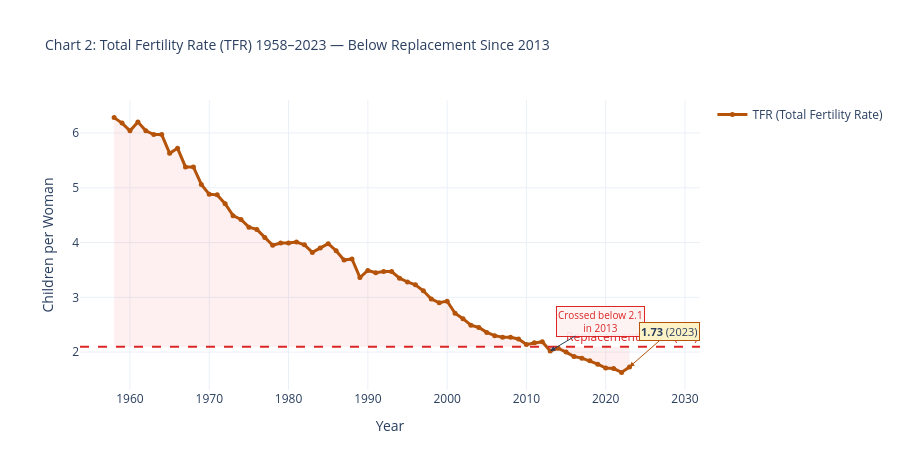

The cell this chart's notebook holds for it:
### Code cell
# ============================================================
# CELL 3 — CHART 2: Total Fertility Rate (TFR) Trend
# Full historical range vs 2.1 replacement level
# ============================================================

tfr = fertility[fertility['age_group'] == 'tfr'].sort_values('year').copy()
yr_min = int(tfr['year'].min())
yr_max = int(tfr['year'].max())
latest = tfr.iloc[-1]

# Find first year TFR fell below 2.1
below_21       = tfr[tfr['fertility_rate'] < 2.1]
first_below_yr = int(below_21.iloc[0]['year']) if len(below_21) > 0 else yr_max
subtitle       = f'Below Replacement Since {first_below_yr}' if len(below_21) > 0 else ''

print(f'TFR  |  rows: {len(tfr)}  |  years: {yr_min}–{yr_max}')
print(f'Latest TFR: {latest["fertility_rate"]:.2f} ({int(latest["year"])})')
print(f'First year below 2.1: {first_below_yr}')

fig = go.Figure()

# Shaded danger zone (below 2.1)
fig.add_trace(go.Scatter(
    x=list(tfr['year']) + list(tfr['year'])[::-1],
    y=list(tfr['fertility_rate']) + [2.1] * len(tfr),
    fill='toself', fillcolor='rgba(239,68,68,0.08)',
    line=dict(color='rgba(0,0,0,0)'),
    showlegend=False, hoverinfo='skip', name='below_fill'
))

# Main TFR line
fig.add_trace(go.Scatter(
    x=tfr['year'], y=tfr['fertility_rate'],
    mode='lines+markers',
    line=dict(color='#B45309', width=3),
    marker=dict(size=5),
    name='TFR (Total Fertility Rate)',
    hovertemplate='%{x}: <b>%{y:.2f}</b> children per woman<extra></extra>'
))

# Replacement level reference line
fig.add_hline(
    y=2.1, line_dash='dash', line_color='#DC2626', line_width=2,
    annotation_text='Replacement Level (2.1)',
    annotation_position='top right',
    annotation_font_color='#DC2626'
)

# Annotate crossover point
if len(below_21) > 0:
    cross_row = below_21.iloc[0]
    fig.add_annotation(
        x=cross_row['year'], y=cross_row['fertility_rate'],
        text=f'Crossed below 2.1<br>in {int(cross_row["year"])}',
        showarrow=True, arrowhead=2, ax=50, ay=-30,
        font=dict(size=10, color='#DC2626'),
        bgcolor='rgba(254,242,242,0.9)', bordercolor='#DC2626'
    )

# Annotate latest value
fig.add_annotation(
    x=latest['year'], y=latest['fertility_rate'],
    text=f'<b>{latest["fertility_rate"]:.2f}</b> ({int(latest["year"])})',
    showarrow=True, arrowhead=2, arrowcolor='#B45309', ax=40, ay=-35,
    bgcolor='#FEF3C7', bordercolor='#B45309', font_size=11
)

fig.update_layout(
    title=f'Chart 2: Total Fertility Rate (TFR) {yr_min}–{yr_max} — {subtitle}',
    xaxis_title='Year',
    yaxis_title='Children per Woman',
    template='plotly_white', height=470, title_font_size=14,
    hovermode='x unified'
)

fig.write_html('../outputs/chart02_fertility_rate.html')
fig.show()
print(f'\n✅  Saved: outputs/chart02_fertility_rate.html')
print(f'INSIGHT: TFR = {latest["fertility_rate"]:.2f} ({int(latest["year"])}) — BELOW 2.1 replacement level.')
print('         Malaysia needs 2.1 children/woman to maintain population size.')

### Figure 1 — Plotly figure (JSON) as saved in the notebook; plotly's stock layout.template omitted (floating-point values rounded to 4 significant figures; data arrays with more than 128 entries replaced by an {"elided": "..."} marker saying what was removed)
{"data": [{"fill": "toself", "fillcolor": "rgba(239,68,68,0.08)", "hoverinfo": "skip", "line": {"color": "rgba(0,0,0,0)"}, "name": "below_fill", "showlegend": false, "type": "scatter", "x": {"elided": "132 int values"}, "y": {"elided": "132 float values"}}, {"hovertemplate": "%{x}: <b>%{y:.2f}</b> children per woman<extra></extra>", "line": {"color": "#B45309", "width": 3}, "marker": {"size": 5}, "mode": "lines+markers", "name": "TFR (Total Fertility Rate)", "type": "scatter", "x": [1958, 1959, 1960, 1961, 1962, 1963, 1964, 1965, 1966, 1967, 1968, 1969, 1970, 1971, 1972, 1973, 1974, 1975, 1976, 1977, 1978, 1979, 1980, 1981, 1982, 1983, 1984, 1985, 1986, 1987, 1988, 1989, 1990, 1991, 1992, 1993, 1994, 1995, 1996, 1997, 1998, 1999, 2000, 2001, 2002, 2003, 2004, 2005, 2006, 2007, 2008, 2009, 2010, 2011, 2012, 2013, 2014, 2015, 2016, 2017, 2018, 2019, 2020, 2021, 2022, 2023], "y": [6.28, 6.18, 6.04, 6.2, 6.04, 5.97, 5.97, 5.63, 5.72, 5.38, 5.38, 5.06, 4.88, 4.87, 4.71, 4.49, 4.42, 4.28, 4.24, 4.09, 3.95, 3.99, 3.99, 4.01, 3.96, 3.82, 3.9, 3.98, 3.85, 3.68, 3.7, 3.36, 3.49, 3.45, 3.47, 3.47, 3.35, 3.28, 3.23, 3.12, 2.97, 2.9, 2.93, 2.71, 2.61, 2.49, 2.45, 2.36, 2.3, 2.27, 2.27, 2.24, 2.14, 2.17, 2.19, 2.02, 2.07, 2.0, 1.92, 1.89, 1.84, 1.78, 1.71, 1.7, 1.63, 1.73]}], "layout": {"annotations": [{"font": {"color": "#DC2626"}, "showarrow": false, "text": "Replacement Level (2.1)", "x": 1, "xanchor": "right", "xref": "x domain", "y": 2.1, "yanchor": "bottom", "yref": "y"}, {"arrowhead": 2, "ax": 50, "ay": -30, "bgcolor": "rgba(254,242,242,0.9)", "bordercolor": "#DC2626", "font": {"color": "#DC2626", "size": 10}, "showarrow": true, "text": "Crossed below 2.1<br>in 2013", "x": 2013, "y": 2.02}, {"arrowcolor": "#B45309", "arrowhead": 2, "ax": 40, "ay": -35, "bgcolor": "#FEF3C7", "bordercolor": "#B45309", "font": {"size": 11}, "showarrow": true, "text": "<b>1.73</b> (2023)", "x": 2023, "y": 1.73}], "height": 470, "hovermode": "x unified", "shapes": [{"line": {"color": "#DC2626", "dash": "dash", "width": 2}, "type": "line", "x0": 0, "x1": 1, "xref": "x domain", "y0": 2.1, "y1": 2.1, "yref": "y"}], "title": {"font": {"size": 14}, "text": "Chart 2: Total Fertility Rate (TFR) 1958–2023 — Below Replacement Since 2013"}, "xaxis": {"title": {"text": "Year"}}, "yaxis": {"title": {"text": "Children per Woman"}}}}
